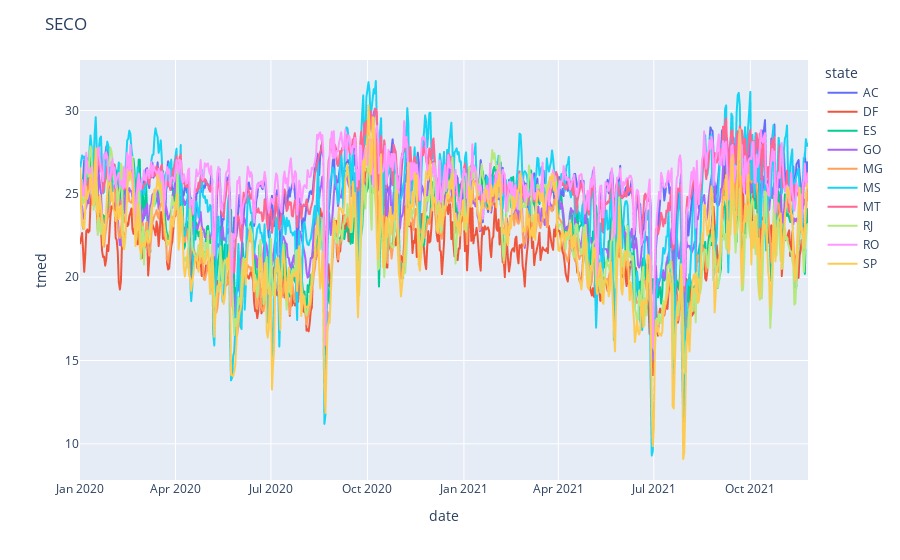
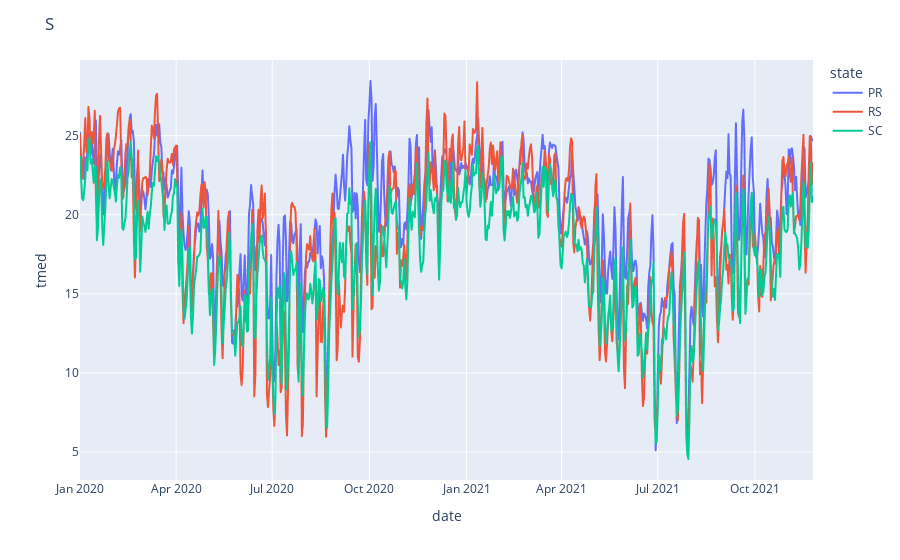
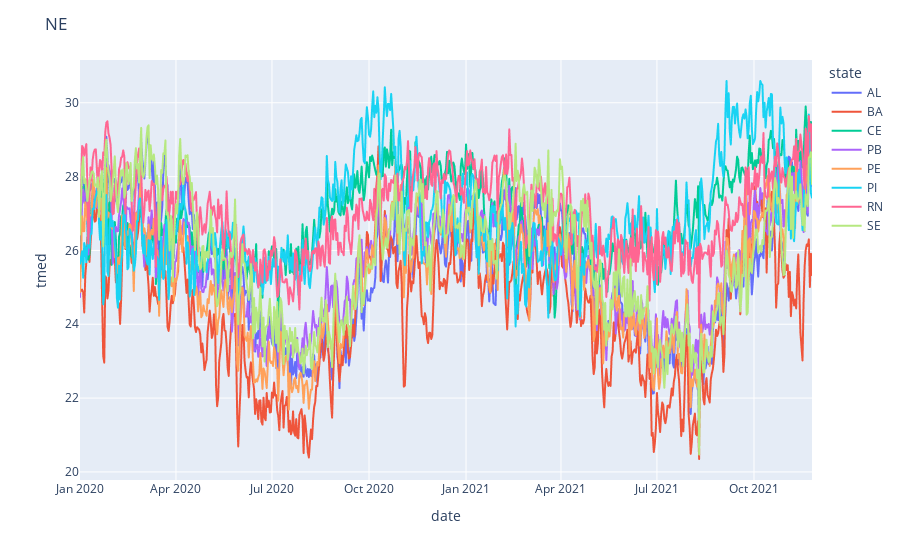
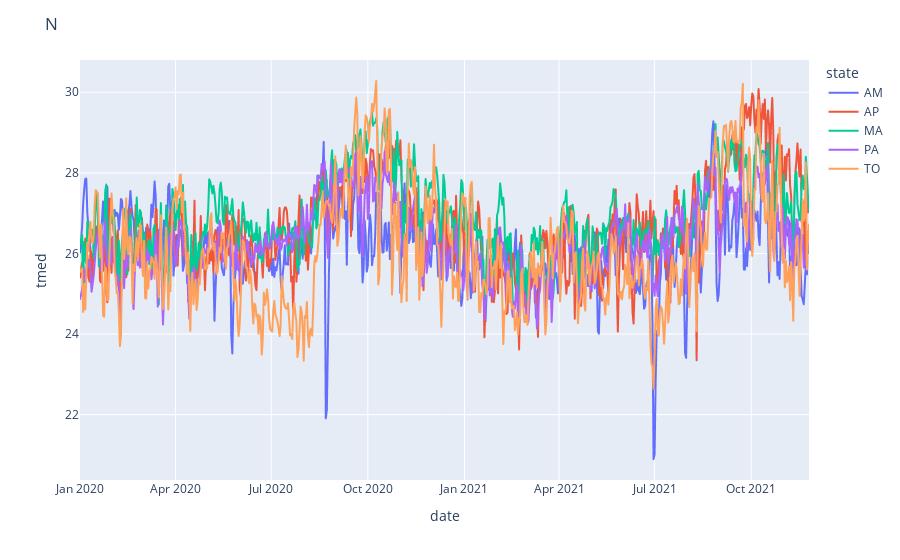

Write notebook code for charts like these, in order.
### Code cell
import plotly.express as px

for region in ['SECO','S','NE','N']:
    dfx = df[df['region_sin'] == region]
    
    fig = px.line(dfx, x='date', y='tmed', color='state')
    fig.update_layout(title=region)
    fig.show()

### Figure 1 — Plotly figure (JSON) as saved in the notebook; plotly's stock layout.template omitted (floating-point values rounded to 4 significant figures; data arrays with more than 128 entries replaced by an {"elided": "..."} marker saying what was removed)
{"data": [{"hovertemplate": "state=AC<br>date=%{x}<br>tmed=%{y}<extra></extra>", "legendgroup": "AC", "line": {"color": "#636efa", "dash": "solid"}, "mode": "lines", "name": "AC", "showlegend": true, "type": "scattergl", "x": {"elided": "692 str values"}, "xaxis": "x", "y": {"elided": "692 float values"}, "yaxis": "y"}, {"hovertemplate": "state=DF<br>date=%{x}<br>tmed=%{y}<extra></extra>", "legendgroup": "DF", "line": {"color": "#EF553B", "dash": "solid"}, "mode": "lines", "name": "DF", "showlegend": true, "type": "scattergl", "x": {"elided": "692 str values"}, "xaxis": "x", "y": {"elided": "692 float values"}, "yaxis": "y"}, {"hovertemplate": "state=ES<br>date=%{x}<br>tmed=%{y}<extra></extra>", "legendgroup": "ES", "line": {"color": "#00cc96", "dash": "solid"}, "mode": "lines", "name": "ES", "showlegend": true, "type": "scattergl", "x": {"elided": "692 str values"}, "xaxis": "x", "y": {"elided": "692 float values"}, "yaxis": "y"}, {"hovertemplate": "state=GO<br>date=%{x}<br>tmed=%{y}<extra></extra>", "legendgroup": "GO", "line": {"color": "#ab63fa", "dash": "solid"}, "mode": "lines", "name": "GO", "showlegend": true, "type": "scattergl", "x": {"elided": "692 str values"}, "xaxis": "x", "y": {"elided": "692 float values"}, "yaxis": "y"}, {"hovertemplate": "state=MG<br>date=%{x}<br>tmed=%{y}<extra></extra>", "legendgroup": "MG", "line": {"color": "#FFA15A", "dash": "solid"}, "mode": "lines", "name": "MG", "showlegend": true, "type": "scattergl", "x": {"elided": "692 str values"}, "xaxis": "x", "y": {"elided": "692 float values"}, "yaxis": "y"}, {"hovertemplate": "state=MS<br>date=%{x}<br>tmed=%{y}<extra></extra>", "legendgroup": "MS", "line": {"color": "#19d3f3", "dash": "solid"}, "mode": "lines", "name": "MS", "showlegend": true, "type": "scattergl", "x": {"elided": "692 str values"}, "xaxis": "x", "y": {"elided": "692 float values"}, "yaxis": "y"}, {"hovertemplate": "state=MT<br>date=%{x}<br>tmed=%{y}<extra></extra>", "legendgroup": "MT", "line": {"color": "#FF6692", "dash": "solid"}, "mode": "lines", "name": "MT", "showlegend": true, "type": "scattergl", "x": {"elided": "692 str values"}, "xaxis": "x", "y": {"elided": "692 float values"}, "yaxis": "y"}, {"hovertemplate": "state=RJ<br>date=%{x}<br>tmed=%{y}<extra></extra>", "legendgroup": "RJ", "line": {"color": "#B6E880", "dash": "solid"}, "mode": "lines", "name": "RJ", "showlegend": true, "type": "scattergl", "x": {"elided": "692 str values"}, "xaxis": "x", "y": {"elided": "692 float values"}, "yaxis": "y"}, {"hovertemplate": "state=RO<br>date=%{x}<br>tmed=%{y}<extra></extra>", "legendgroup": "RO", "line": {"color": "#FF97FF", "dash": "solid"}, "mode": "lines", "name": "RO", "showlegend": true, "type": "scattergl", "x": {"elided": "692 str values"}, "xaxis": "x", "y": {"elided": "692 float values"}, "yaxis": "y"}, {"hovertemplate": "state=SP<br>date=%{x}<br>tmed=%{y}<extra></extra>", "legendgroup": "SP", "line": {"color": "#FECB52", "dash": "solid"}, "mode": "lines", "name": "SP", "showlegend": true, "type": "scattergl", "x": {"elided": "692 str values"}, "xaxis": "x", "y": {"elided": "692 float values"}, "yaxis": "y"}], "layout": {"legend": {"title": {"text": "state"}, "tracegroupgap": 0}, "margin": {"t": 60}, "title": {"text": "SECO"}, "xaxis": {"anchor": "y", "domain": [0, 1], "title": {"text": "date"}}, "yaxis": {"anchor": "x", "domain": [0, 1], "title": {"text": "tmed"}}}}

### Figure 2 — Plotly figure (JSON) as saved in the notebook; plotly's stock layout.template omitted (floating-point values rounded to 4 significant figures; data arrays with more than 128 entries replaced by an {"elided": "..."} marker saying what was removed)
{"data": [{"hovertemplate": "state=PR<br>date=%{x}<br>tmed=%{y}<extra></extra>", "legendgroup": "PR", "line": {"color": "#636efa", "dash": "solid"}, "mode": "lines", "name": "PR", "showlegend": true, "type": "scattergl", "x": {"elided": "692 str values"}, "xaxis": "x", "y": {"elided": "692 float values"}, "yaxis": "y"}, {"hovertemplate": "state=RS<br>date=%{x}<br>tmed=%{y}<extra></extra>", "legendgroup": "RS", "line": {"color": "#EF553B", "dash": "solid"}, "mode": "lines", "name": "RS", "showlegend": true, "type": "scattergl", "x": {"elided": "692 str values"}, "xaxis": "x", "y": {"elided": "692 float values"}, "yaxis": "y"}, {"hovertemplate": "state=SC<br>date=%{x}<br>tmed=%{y}<extra></extra>", "legendgroup": "SC", "line": {"color": "#00cc96", "dash": "solid"}, "mode": "lines", "name": "SC", "showlegend": true, "type": "scattergl", "x": {"elided": "692 str values"}, "xaxis": "x", "y": {"elided": "692 float values"}, "yaxis": "y"}], "layout": {"legend": {"title": {"text": "state"}, "tracegroupgap": 0}, "margin": {"t": 60}, "title": {"text": "S"}, "xaxis": {"anchor": "y", "domain": [0, 1], "title": {"text": "date"}}, "yaxis": {"anchor": "x", "domain": [0, 1], "title": {"text": "tmed"}}}}

### Figure 3 — Plotly figure (JSON) as saved in the notebook; plotly's stock layout.template omitted (floating-point values rounded to 4 significant figures; data arrays with more than 128 entries replaced by an {"elided": "..."} marker saying what was removed)
{"data": [{"hovertemplate": "state=AL<br>date=%{x}<br>tmed=%{y}<extra></extra>", "legendgroup": "AL", "line": {"color": "#636efa", "dash": "solid"}, "mode": "lines", "name": "AL", "showlegend": true, "type": "scattergl", "x": {"elided": "692 str values"}, "xaxis": "x", "y": {"elided": "692 float values"}, "yaxis": "y"}, {"hovertemplate": "state=BA<br>date=%{x}<br>tmed=%{y}<extra></extra>", "legendgroup": "BA", "line": {"color": "#EF553B", "dash": "solid"}, "mode": "lines", "name": "BA", "showlegend": true, "type": "scattergl", "x": {"elided": "692 str values"}, "xaxis": "x", "y": {"elided": "692 float values"}, "yaxis": "y"}, {"hovertemplate": "state=CE<br>date=%{x}<br>tmed=%{y}<extra></extra>", "legendgroup": "CE", "line": {"color": "#00cc96", "dash": "solid"}, "mode": "lines", "name": "CE", "showlegend": true, "type": "scattergl", "x": {"elided": "692 str values"}, "xaxis": "x", "y": {"elided": "692 float values"}, "yaxis": "y"}, {"hovertemplate": "state=PB<br>date=%{x}<br>tmed=%{y}<extra></extra>", "legendgroup": "PB", "line": {"color": "#ab63fa", "dash": "solid"}, "mode": "lines", "name": "PB", "showlegend": true, "type": "scattergl", "x": {"elided": "692 str values"}, "xaxis": "x", "y": {"elided": "692 float values"}, "yaxis": "y"}, {"hovertemplate": "state=PE<br>date=%{x}<br>tmed=%{y}<extra></extra>", "legendgroup": "PE", "line": {"color": "#FFA15A", "dash": "solid"}, "mode": "lines", "name": "PE", "showlegend": true, "type": "scattergl", "x": {"elided": "692 str values"}, "xaxis": "x", "y": {"elided": "692 float values"}, "yaxis": "y"}, {"hovertemplate": "state=PI<br>date=%{x}<br>tmed=%{y}<extra></extra>", "legendgroup": "PI", "line": {"color": "#19d3f3", "dash": "solid"}, "mode": "lines", "name": "PI", "showlegend": true, "type": "scattergl", "x": {"elided": "692 str values"}, "xaxis": "x", "y": {"elided": "692 float values"}, "yaxis": "y"}, {"hovertemplate": "state=RN<br>date=%{x}<br>tmed=%{y}<extra></extra>", "legendgroup": "RN", "line": {"color": "#FF6692", "dash": "solid"}, "mode": "lines", "name": "RN", "showlegend": true, "type": "scattergl", "x": {"elided": "692 str values"}, "xaxis": "x", "y": {"elided": "692 float values"}, "yaxis": "y"}, {"hovertemplate": "state=SE<br>date=%{x}<br>tmed=%{y}<extra></extra>", "legendgroup": "SE", "line": {"color": "#B6E880", "dash": "solid"}, "mode": "lines", "name": "SE", "showlegend": true, "type": "scattergl", "x": {"elided": "692 str values"}, "xaxis": "x", "y": {"elided": "692 float values"}, "yaxis": "y"}], "layout": {"legend": {"title": {"text": "state"}, "tracegroupgap": 0}, "margin": {"t": 60}, "title": {"text": "NE"}, "xaxis": {"anchor": "y", "domain": [0, 1], "title": {"text": "date"}}, "yaxis": {"anchor": "x", "domain": [0, 1], "title": {"text": "tmed"}}}}

### Figure 4 — Plotly figure (JSON) as saved in the notebook; plotly's stock layout.template omitted (floating-point values rounded to 4 significant figures; data arrays with more than 128 entries replaced by an {"elided": "..."} marker saying what was removed)
{"data": [{"hovertemplate": "state=AM<br>date=%{x}<br>tmed=%{y}<extra></extra>", "legendgroup": "AM", "line": {"color": "#636efa", "dash": "solid"}, "mode": "lines", "name": "AM", "showlegend": true, "type": "scattergl", "x": {"elided": "692 str values"}, "xaxis": "x", "y": {"elided": "692 float values"}, "yaxis": "y"}, {"hovertemplate": "state=AP<br>date=%{x}<br>tmed=%{y}<extra></extra>", "legendgroup": "AP", "line": {"color": "#EF553B", "dash": "solid"}, "mode": "lines", "name": "AP", "showlegend": true, "type": "scattergl", "x": {"elided": "692 str values"}, "xaxis": "x", "y": {"elided": "692 float values"}, "yaxis": "y"}, {"hovertemplate": "state=MA<br>date=%{x}<br>tmed=%{y}<extra></extra>", "legendgroup": "MA", "line": {"color": "#00cc96", "dash": "solid"}, "mode": "lines", "name": "MA", "showlegend": true, "type": "scattergl", "x": {"elided": "692 str values"}, "xaxis": "x", "y": {"elided": "692 float values"}, "yaxis": "y"}, {"hovertemplate": "state=PA<br>date=%{x}<br>tmed=%{y}<extra></extra>", "legendgroup": "PA", "line": {"color": "#ab63fa", "dash": "solid"}, "mode": "lines", "name": "PA", "showlegend": true, "type": "scattergl", "x": {"elided": "692 str values"}, "xaxis": "x", "y": {"elided": "692 float values"}, "yaxis": "y"}, {"hovertemplate": "state=TO<br>date=%{x}<br>tmed=%{y}<extra></extra>", "legendgroup": "TO", "line": {"color": "#FFA15A", "dash": "solid"}, "mode": "lines", "name": "TO", "showlegend": true, "type": "scattergl", "x": {"elided": "692 str values"}, "xaxis": "x", "y": {"elided": "692 float values"}, "yaxis": "y"}], "layout": {"legend": {"title": {"text": "state"}, "tracegroupgap": 0}, "margin": {"t": 60}, "title": {"text": "N"}, "xaxis": {"anchor": "y", "domain": [0, 1], "title": {"text": "date"}}, "yaxis": {"anchor": "x", "domain": [0, 1], "title": {"text": "tmed"}}}}
